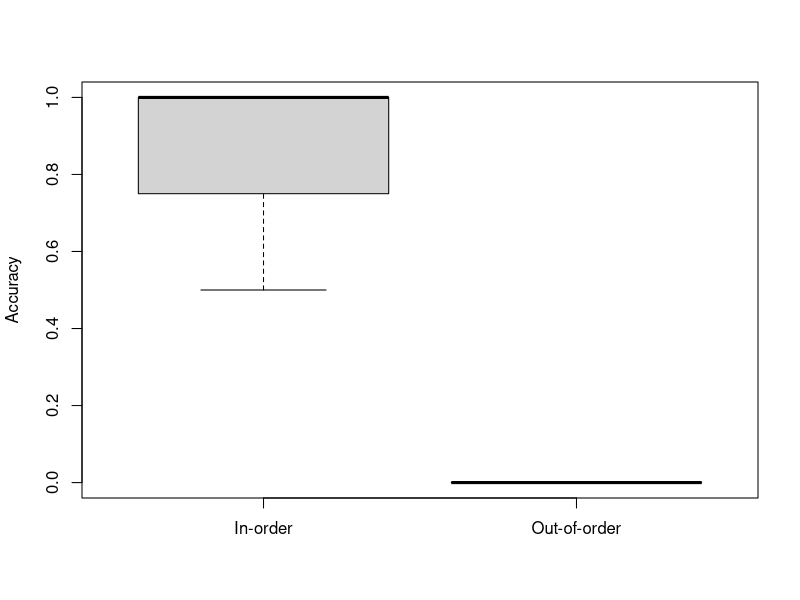
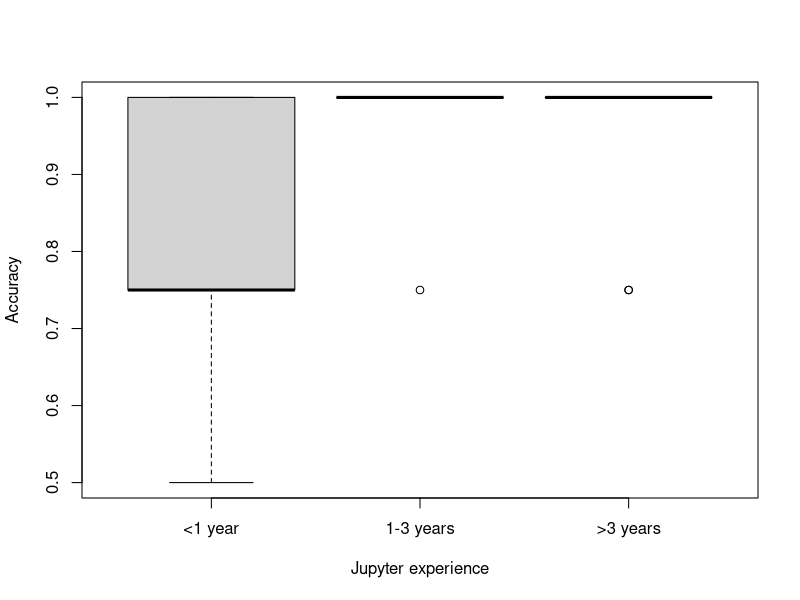

Generate these figures, in order, with R:
library(psych)

# DATA PREPROCESSING

data <- read.csv("data.csv")

v_1 <- subset(data, Variant=="First in-order")
v_2 <- subset(data, Variant=="First out-of-order")

combined_names <- c(
  "Q1.Answer", "Q1.Time", "Q1.Correct",
  "Q2.Answer", "Q2.Time", "Q2.Correct",
  "Q3.Answer", "Q3.Time", "Q3.Correct",
  "Q4.Answer", "Q4.Time", "Q4.Correct")

# Create a table containing results for in-order questions.
io_1 <- cbind(
  v_1[1:2], v_1[3:5], v_1[ 9:11], v_1[15:17], v_1[21:23], v_1[27:29])
io_2 <- cbind(
  v_2[1:2], v_2[6:8], v_2[12:14], v_2[18:20], v_2[24:26], v_2[27:29])
names(io_1)[3:14] <- combined_names
names(io_2)[3:14] <- combined_names
io <- rbind(io_1, io_2)

# Create a table containing results for out-of-order questions.
oo_1 <- cbind(
  v_1[1:2], v_1[6:8], v_1[12:14], v_1[18:20], v_1[24:26], v_1[27:29])
oo_2 <- cbind(
  v_2[1:2], v_2[3:5], v_2[ 9:11], v_2[15:17], v_2[21:23], v_2[27:29])
names(oo_1)[3:14] <- combined_names
names(oo_2)[3:14] <- combined_names
oo <- rbind(oo_1, oo_2)

# DESCRIPTIVE STATISTICS

io_accuracy <- rowMeans(cbind(io[5], io[8], io[11], io[14]))
describe(io_accuracy)
oo_accuracy <- rowMeans(cbind(oo[5], oo[8], oo[11], oo[14]))
describe(oo_accuracy)

io_time <- rowMeans(cbind(io[4], io[7], io[10], io[13]))
describe(io_time)
oo_time <- rowMeans(cbind(oo[4], oo[7], oo[10], oo[13]))
describe(oo_time)

describeBy(io_accuracy, io$Computer.science.experience)
describeBy(io_accuracy, io$Jupyter.notebook.experience)

# INFERENTIAL STATISTICS

# Is there a difference between in-order and out-of-order accuracy?
t.test(
  oo_accuracy,
  io_accuracy,
  alternative="less",
  paired=TRUE,
  conf.level=0.95)

# Does the use of a colormap improve in-order accuracy?
t.test(
  subset(io_accuracy, io$Interface=="Default"),
  subset(io_accuracy, io$Interface=="Colormap"),
  alternative="less",
  paired=FALSE,
  conf.level=0.95)

# Does the use of a colormap improve in-order time?
t.test(
  subset(io_time, io$Interface=="Colormap"),
  subset(io_time, io$Interface=="Default"),
  alternative="less",
  paired=FALSE,
  conf.level=0.95)

# PLOTS

# Compare accuracy distributions between in-order and out-of-order.
boxplot(
  io_accuracy,
  oo_accuracy,
  names=c("In-order", "Out-of-order"),
  ylab="Accuracy")

# Compare in-order accuracy distributions over Jupyter experience.
boxplot(
  subset(io_accuracy, io$Jupyter.notebook.experience=="<1 year"),
  subset(io_accuracy, io$Jupyter.notebook.experience=="1-3 years"),
  subset(io_accuracy, io$Jupyter.notebook.experience==">3 years"),
  names=c("<1 year", "1-3 years", ">3 years"),
  xlab="Jupyter experience",
  ylab="Accuracy")
